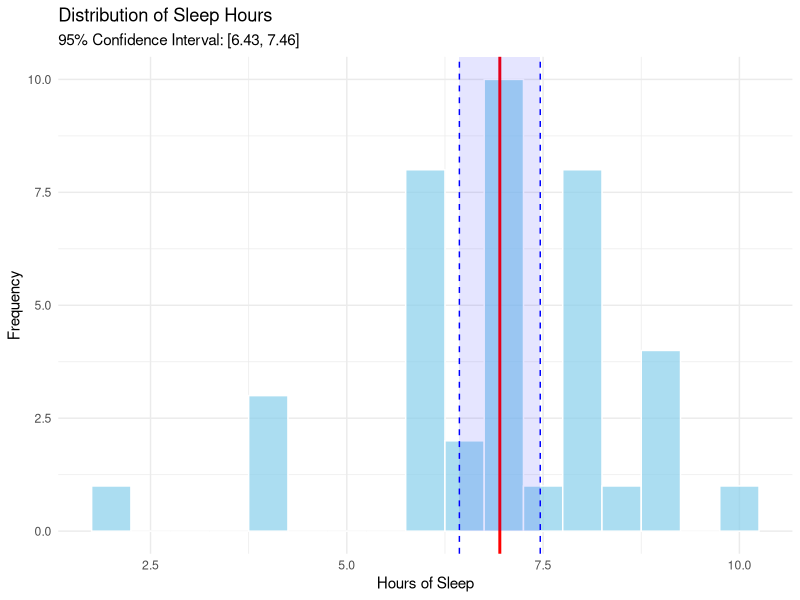
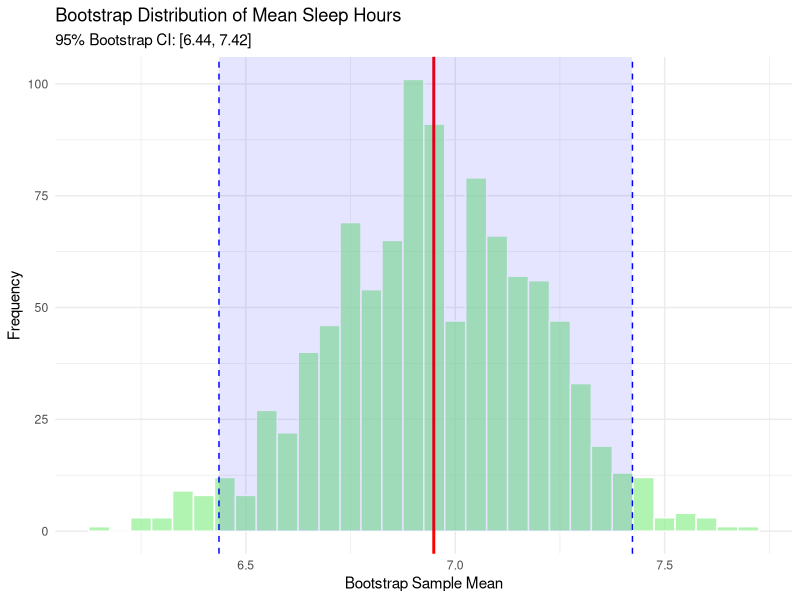
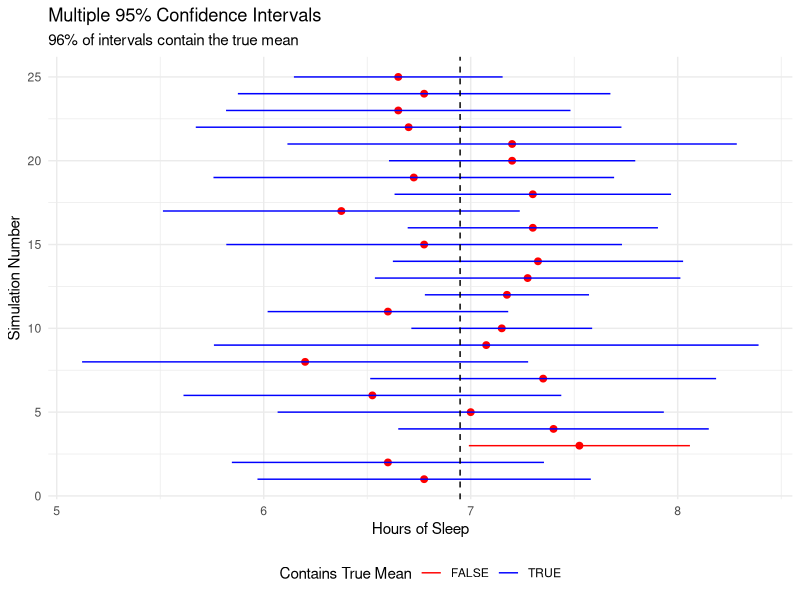

Recreate these plots in R, in order.
## ---- chunk 1
# Load required libraries
library(tidyverse)
library(ggplot2)
library(broom)

# Set seed for reproducibility
set.seed(123)

# Read the data
sleep_data <- read_csv("data/sleep_data.csv")

# Function to bootstrap confidence intervals
bootstrap_ci <- function(data, reps = 1000, conf_level = 0.95) {
  # Create storage for bootstrap means
  boot_means <- numeric(reps)
  
  # Bootstrap resampling
  for(i in 1:reps) {
    boot_sample <- sample(data$hours, size = length(data$hours), replace = TRUE)
    boot_means[i] <- mean(boot_sample)
  }
  
  # Calculate percentile-based confidence intervals
  alpha <- 1 - conf_level
  lower_ci <- quantile(boot_means, alpha/2)
  upper_ci <- quantile(boot_means, 1 - alpha/2)
  
  return(list(
    boot_means = boot_means,
    lower_ci = lower_ci,
    upper_ci = upper_ci,
    sample_mean = mean(data$hours)
  ))
}

# Explore the data
summary_stats <- sleep_data %>%
  summarise(
    mean_hours = mean(hours),
    sd_hours = sd(hours),
    n = n(),
    se = sd_hours / sqrt(n),
    t_critical = qt(0.975, df = n - 1),  # t-statistic for 95% CI
    margin_error = t_critical * se,
    lower_ci = mean_hours - margin_error,
    upper_ci = mean_hours + margin_error
  )

# Calculate bootstrap confidence interval
boot_results <- bootstrap_ci(sleep_data)

# Part 1: Visualize the data distribution with confidence interval
p1 <- ggplot(sleep_data, aes(x = hours)) +
  geom_histogram(binwidth = 0.5, fill = "skyblue", color = "white", alpha = 0.7) +
  geom_vline(xintercept = summary_stats$mean_hours, color = "red", linewidth = 1) +
  geom_vline(xintercept = summary_stats$lower_ci, color = "blue", linetype = "dashed") +
  geom_vline(xintercept = summary_stats$upper_ci, color = "blue", linetype = "dashed") +
  annotate("rect", 
           xmin = summary_stats$lower_ci, 
           xmax = summary_stats$upper_ci, 
           ymin = 0, 
           ymax = Inf, 
           fill = "blue", 
           alpha = 0.1) +
  labs(
    title = "Distribution of Sleep Hours",
    subtitle = paste0("95% Confidence Interval: [", 
                     round(summary_stats$lower_ci, 2), ", ", 
                     round(summary_stats$upper_ci, 2), "]"),
    x = "Hours of Sleep",
    y = "Frequency"
  ) +
  theme_minimal()

# Part 2: Visualize the bootstrap distribution
boot_data <- tibble(mean = boot_results$boot_means)

p2 <- ggplot(boot_data, aes(x = mean)) +
  geom_histogram(binwidth = 0.05, fill = "lightgreen", color = "white", alpha = 0.7) +
  geom_vline(xintercept = boot_results$sample_mean, color = "red", linewidth = 1) +
  geom_vline(xintercept = boot_results$lower_ci, color = "blue", linetype = "dashed") +
  geom_vline(xintercept = boot_results$upper_ci, color = "blue", linetype = "dashed") +
  annotate("rect", 
           xmin = boot_results$lower_ci, 
           xmax = boot_results$upper_ci, 
           ymin = 0, 
           ymax = Inf, 
           fill = "blue", 
           alpha = 0.1) +
  labs(
    title = "Bootstrap Distribution of Mean Sleep Hours",
    subtitle = paste0("95% Bootstrap CI: [", 
                     round(boot_results$lower_ci, 2), ", ", 
                     round(boot_results$upper_ci, 2), "]"),
    x = "Bootstrap Sample Mean",
    y = "Frequency"
  ) +
  theme_minimal()

# Part 3: Demonstrate interpreting confidence intervals by sampling
set.seed(456)
n_simulations <- 25
contains_true_mean <- 0
simulation_results <- tibble()

true_mean <- summary_stats$mean_hours

for(i in 1:n_simulations) {
  # Take a sample of size 20 from our data (with replacement)
  sample_data <- sample_n(sleep_data, 20, replace = TRUE)
  
  # Calculate t-confidence interval
  ci_result <- t.test(sample_data$hours, conf.level = 0.95)
  
  # Check if the interval contains the true mean
  contains <- ci_result$conf.int[1] <= true_mean & true_mean <= ci_result$conf.int[2]
  
  # Store results
  simulation_results <- bind_rows(
    simulation_results,
    tibble(
      simulation = i,
      lower = ci_result$conf.int[1],
      upper = ci_result$conf.int[2],
      estimate = ci_result$estimate,
      contains_true_mean = contains
    )
  )
  
  if(contains) contains_true_mean <- contains_true_mean + 1
}

p3 <- ggplot(simulation_results, aes(y = simulation, x = estimate)) +
  geom_point(color = "red", size = 2) +
  geom_segment(aes(x = lower, xend = upper, yend = simulation, 
                   color = contains_true_mean)) +
  geom_vline(xintercept = true_mean, linetype = "dashed") +
  scale_color_manual(values = c("FALSE" = "red", "TRUE" = "blue")) +
  labs(
    title = "Multiple 95% Confidence Intervals",
    subtitle = paste0(round((contains_true_mean/n_simulations)*100), "% of intervals contain the true mean"),
    x = "Hours of Sleep",
    y = "Simulation Number",
    color = "Contains True Mean"
  ) +
  theme_minimal() +
  theme(legend.position = "bottom")

# Print results
cat("Summary Statistics for Sleep Hours:\n")
print(summary_stats)

cat("\nT-test Results:\n")
print(t.test(sleep_data$hours))

cat("\nBootstrap 95% Confidence Interval: [", 
    round(boot_results$lower_ci, 2), ", ", 
    round(boot_results$upper_ci, 2), "]\n")

# Print the plots
print(p1)
print(p2)
print(p3)
